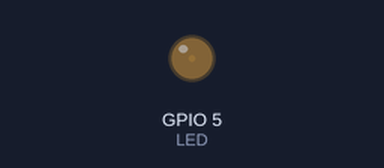
This sketch was run on a simulated ESP32. On the bench: output pins drawn as LEDs (lit = HIGH). What the sketch prints to the serial monitor is not drawn.

Above: at 0.05 s.
At 1.55 s:
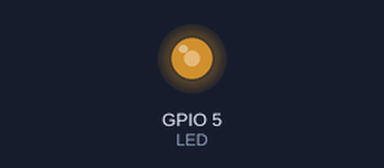
At 2.6 s:
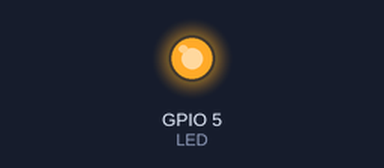
At 5.15 s:
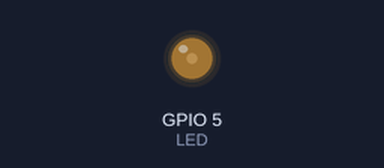
Timing chart, 0 to 8.1 s (numbered marks = the images above):
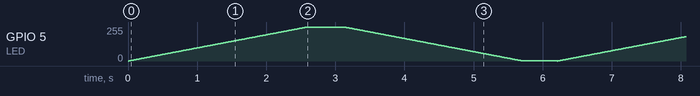

The sketch:

Task2.ino
```cpp
#define LED 5

void setup() {
  Serial.begin(115200);
  pinMode(LED, OUTPUT);
}

void loop() {
  //Create a for loop to increase brightness
  for(int i=0;i<=256;i++){
    analogWrite(LED,i);
    Serial.printf("Current brightness: %i \n", i);
    delay(10);
  }

  //pause for 0.5 second
  delay(500);

  //After Max brightness, for loop to decrease brightness
  for(int j=256;j>0;j--){
    analogWrite(LED,j);
    Serial.printf("Current brightness: %i \n", j);
    delay(10);
  }

  //pause for 0.5 second
  delay(500);
}
```
